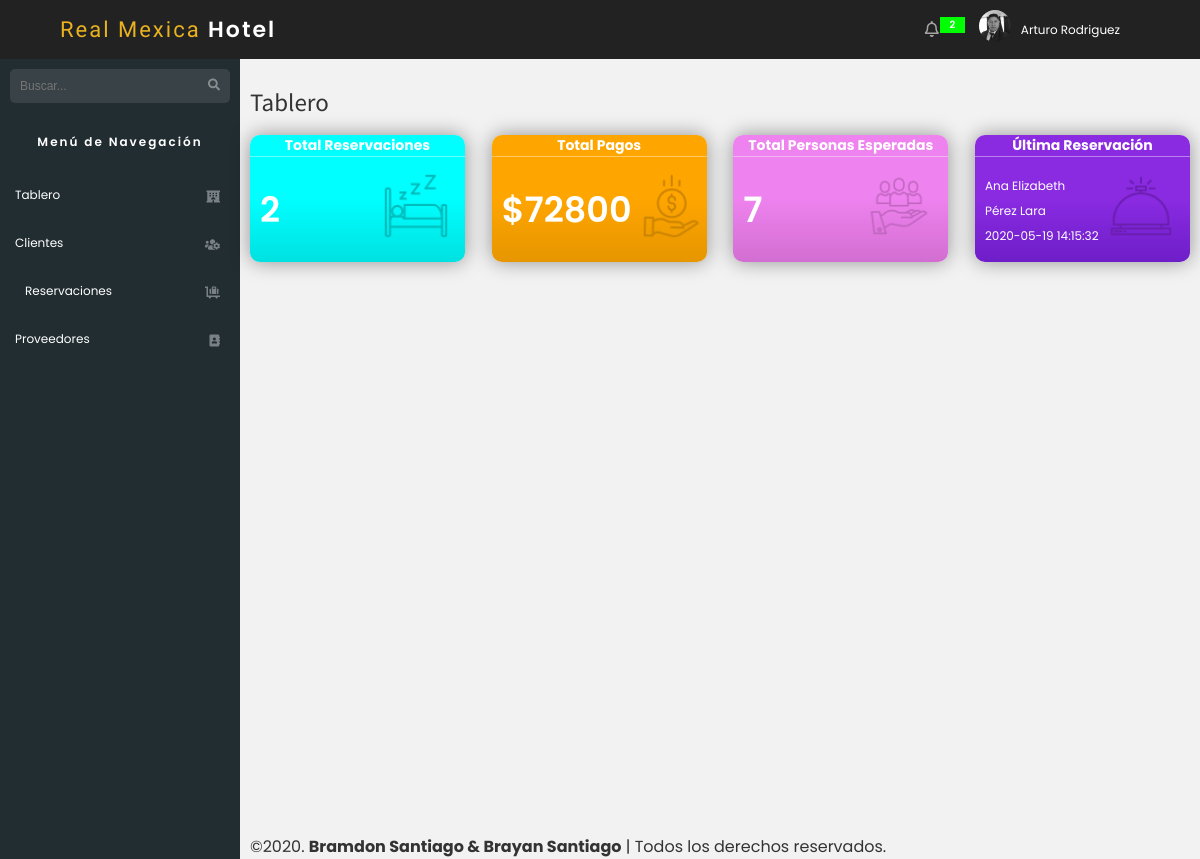
Screenshot of /administracion.php (signed in) with the database file from the repository.
### tables this page shows
CREATE TABLE IF NOT EXISTS `reservaciones` (
  `num_reservacion` int(10) UNSIGNED NOT NULL AUTO_INCREMENT,
  `nombre_cliente` varchar(25) NOT NULL,
  `apellidos_cliente` varchar(25) NOT NULL,
  `email_cliente` varchar(45) NOT NULL,
  `telefono_cliente` varchar(10) NOT NULL,
  `id_habitacion` tinyint(3) UNSIGNED NOT NULL,
  `numero_personas` tinyint(3) UNSIGNED NOT NULL,
  `total` int(10) UNSIGNED NOT NULL,
  `fecha_reservacion` datetime NOT NULL,
  `fecha_llegada` date NOT NULL,
  `fecha_salida` date NOT NULL,
  PRIMARY KEY (`num_reservacion`),
  KEY `id_habitacion` (`id_habitacion`)
);

### administracion.php (the view, shortened to what this page needs)
<?php
    include_once 'includes/templates/admin.php';
?>
        <main>
            <div>
                <h1 class="titulo-principal">Tablero</h1>
                <div class="etiquetas">
                    <?php
                        try {
                            require_once('includes/functions/bd_conexion.php');
                            $sql = "SELECT COUNT(num_reservacion) FROM reservaciones";
                            $sql2 = "SELECT SUM(total) FROM reservaciones";
                            $sql3 = "SELECT SUM(numero_personas) FROM reservaciones";
                            $sql4 = "SELECT *FROM reservaciones order by num_reservacion desc limit 1";
                            $resultado = $conn -> query($sql);
                            $resultado2 = $conn -> query($sql2);
                            $resultado3 = $conn -> query($sql3);
                            $resultado4 = $conn -> query($sql4);
                        } catch(Exception $e) {
                            echo $e -> getMessage();
                        }
                    ?>
                    <?php
                       $total_reservaciones = $resultado -> fetch_assoc();
                       $total_pagos = $resultado2 -> fetch_assoc();
                       $total_personas_esperadas = $resultado3 -> fetch_assoc();
                       $ultima_reservacion = $resultado4 -> fetch_assoc();
                    ?>
                    <div class="etiqueta primera">
                        <h2>Total Reservaciones</h2>
                        <div class="contenido">
                            <div class="dato">
                                <span class="numero"><?php echo $total_reservaciones['COUNT(num_reservacion)'];?></span>
                            </div>
                            <div class="thumb">
                            <img src="img/thumb-numero-reservaciones.png" alt="">
                            </div>
                        </div>
                    </div>
                    <div class="etiqueta segunda">
                        <h2>Total Pagos</h2>
                        <div class="contenido">
                            <div class="dato">
                                <span class="numero">$<?php echo $total_pagos['SUM(total)'];?></span>
                            </div>
                            <div class="thumb">
                            <img src="img/thumb-numero-pagos.png" alt="">
                            </div>
                        </div>
                    </div>
                    <div class="etiqueta tercera">
                        <h2>Total Personas Esperadas</h2>
                        <div class="contenido">
                            <div class="dato">
                                <span class="numero"><?php echo $total_personas_esperadas['SUM(numero_personas)'];?></span>
                            </div>
                            <div class="thumb">
                            <img src="img/thumb-numero-personas.png">
                            </div>
                        </div>
                    </div>
                    <div class="etiqueta cuarta">
                        <h2>Última Reservación</h2>
                        <div class="contenido">
                            <div class="dato" style="text-align: left;">
                                <span class="datos-ultima-reservacion"><?php echo $ultima_reservacion['nombre_cliente'];?></span><br>
                                <span class="datos-ultima-reservacion"><?php echo $ultima_reservacion['apellidos_cliente'];?></span><br>
                                <span class="datos-ultima-reservacion"><?php echo $ultima_reservacion['fecha_reservacion'];?></span>
                            </div>
                            <div class="thumb">
                            <img src="img/thumb-ultima-reservacion.png">
                            </div>
                        </div>
                    </div>
                </div>
            </div>
            <footer>
                <p>©2020. <strong>Bramdon Santiago & Brayan Santiago</strong> | Todos los derechos reservados.</p>
            </footer>
        </main>
    </div>
</body>
</html>

### css/stylesadmin.css (style rules this page uses)
html { box-sizing: border-box; }
*, *:before, *:after { box-sizing: inherit; }
body { margin: 0; padding: 0; font-family: 'Poppins', sans-serif; }
img { width: 100%; max-width: 100%; }
p { margin: 0; }
main { background: #F2F2F2; flex: 0 0 80%; padding: 10px; min-height: 100vh; position: relative; }
.titulo-principal { font-size: 25px; color: #333; font-weight: normal; font-family: 'Source Sans Pro', sans-serif; }
.etiquetas { color: white; }
@media screen and (min-width: 768px) { .etiquetas { display: flex; justify-content: space-between; color: white; flex-wrap: wrap; } }
.etiquetas h2 { font-size: 14px; margin: 0; border-bottom: 1px solid rgba(255, 255, 255, .4); }
.etiqueta { text-align: center; flex: 0 0 calc(25% - 20px); width: 80%; margin: 0 auto; border-radius: 10px; margin-bottom: 20px; box-shadow: 0 0 20px 0 rgba(0, 0, 0, .4); }
.etiqueta:last-of-type { margin-bottom: 90px; }
@media screen and (min-width: 768px) { .etiqueta { margin-bottom: 0; } }
@media screen and (min-width: 768px) { .etiqueta:last-of-type { margin-bottom: 0; } }
.thumb img { transition: all 2s ease; transform: scale(.8); }
@media screen and (min-width: 768px) { .etiqueta { margin: 0; } }
.etiqueta.primera { background: linear-gradient(180deg, rgba(0,255,255,1) 50%, rgba(0,225,225,1) 100%); }
.etiqueta.segunda { background: linear-gradient(180deg, rgba(255,165,0,1) 50%, rgba(230,150,0,1) 100%); }
.etiqueta.tercera { background: linear-gradient(180deg, rgba(238,130,238,1) 50%, rgba(210,110,210,1) 100%); }
.etiqueta.cuarta { background: linear-gradient(180deg, rgba(138,43,226,1) 50%, rgba(110,30,200,1) 100%); }
.etiqueta .contenido { display: flex; align-items: center; justify-content: space-between; padding: 10px; }
.contenido span.numero { font-size: 35px; font-weight: 600; }
.datos-ultima-reservacion { font-size: 12px; }
.thumb { flex: 0 0 40%; }
footer { color: #333; position: absolute; bottom: 0; }

### rows the page displays
reservaciones: nombre_cliente "Ana Elizabeth", apellidos_cliente "Pérez Lara", fecha_reservacion "2020-05-19 14:15:32"

### other values shown
$total_clientes['COUNT(id_cliente)'] "2"
$_SESSION['usuario'] "Arturo Rodriguez"
$total_reservaciones['COUNT(num_reservacion)'] "2"
$total_pagos['SUM(total)'] "72800"
$total_personas_esperadas['SUM(numero_personas)'] "7"
